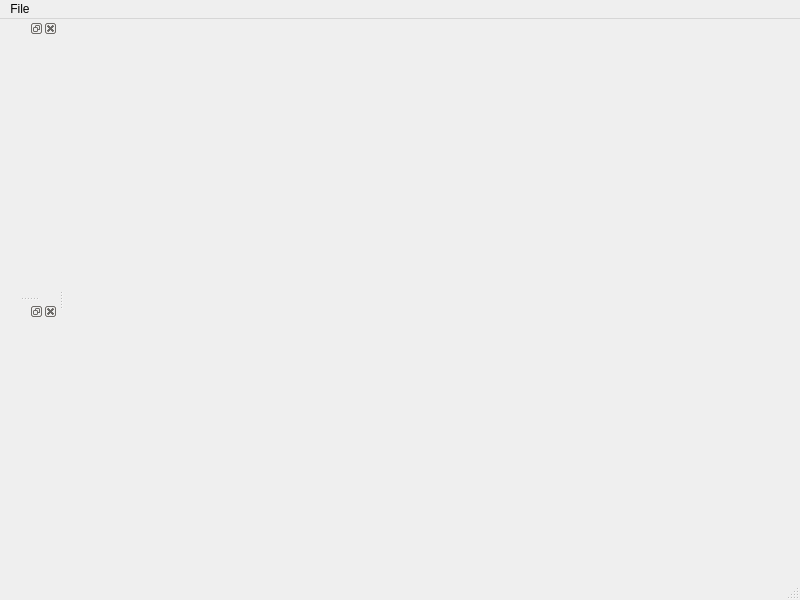
<?xml version="1.0" encoding="UTF-8"?>
<ui version="4.0">
 <class>MainWindow</class>
 <widget class="QMainWindow" name="MainWindow">
  <property name="geometry">
   <rect>
    <x>0</x>
    <y>0</y>
    <width>800</width>
    <height>600</height>
   </rect>
  </property>
  <property name="windowTitle">
   <string>MainWindow</string>
  </property>
  <property name="dockNestingEnabled">
   <bool>true</bool>
  </property>
  <property name="dockOptions">
   <set>QMainWindow::AllowNestedDocks|QMainWindow::AllowTabbedDocks|QMainWindow::AnimatedDocks|QMainWindow::VerticalTabs</set>
  </property>
  <widget class="QWidget" name="centralwidget">
   <layout class="QVBoxLayout" name="verticalLayout">
    <item>
     <widget class="WorkArea" name="work_area" native="true"/>
    </item>
   </layout>
  </widget>
  <widget class="QMenuBar" name="menubar">
   <property name="geometry">
    <rect>
     <x>0</x>
     <y>0</y>
     <width>800</width>
     <height>21</height>
    </rect>
   </property>
   <widget class="QMenu" name="menuFile">
    <property name="title">
     <string>File</string>
    </property>
    <addaction name="actionTest"/>
    <addaction name="actionAdd"/>
    <addaction name="actionSubwindow"/>
   </widget>
   <addaction name="menuFile"/>
  </widget>
  <widget class="QStatusBar" name="statusbar"/>
  <widget class="QDockWidget" name="dockWidget">
   <attribute name="dockWidgetArea">
    <number>1</number>
   </attribute>
   <widget class="QWidget" name="dockWidgetContents"/>
  </widget>
  <widget class="QDockWidget" name="dockWidget_2">
   <attribute name="dockWidgetArea">
    <number>1</number>
   </attribute>
   <widget class="QWidget" name="dockWidgetContents_2"/>
  </widget>
  <action name="actionTest">
   <property name="text">
    <string>Test</string>
   </property>
  </action>
  <action name="actionAdd">
   <property name="text">
    <string>Add</string>
   </property>
  </action>
  <action name="actionSubwindow">
   <property name="text">
    <string>Subwindow</string>
   </property>
  </action>
 </widget>
 <customwidgets>
  <customwidget>
   <class>WorkArea</class>
   <extends>QWidget</extends>
   <header>src.extendedtabs</header>
   <container>1</container>
  </customwidget>
 </customwidgets>
 <resources/>
 <connections/>
</ui>
